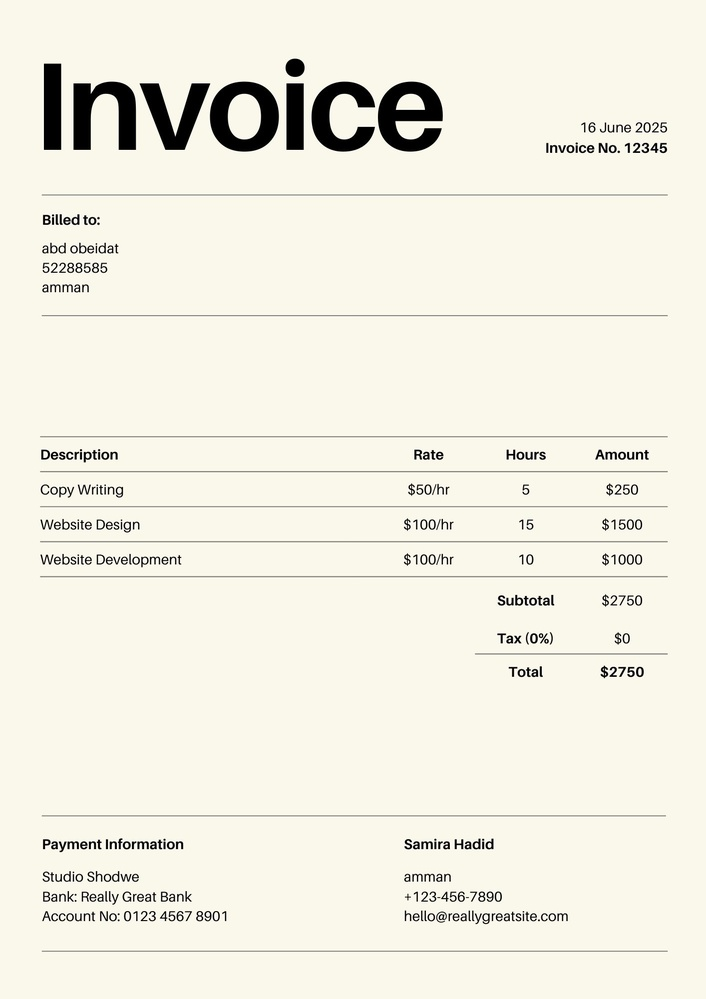
#> input picture invoices/sample.jpg, 706 x 999 px, shrunk from 1414 x 2000 before the run
$ python -i image_processing.py   (imports and definitions only)
#> lines starting #> are read from the running program, lines starting #| are printed output that depends on the picture

import cv2
import numpy as np
from PIL import Image

def preprocess_invoice_image(image_path: str) -> Image.Image:
    """
    يحسن صورة الفاتورة قبل OCR:
    - أبيض وأسود
    - إزالة الضوضاء
    - تحسين التباين
    """
#> called with image_path = '../invoices/sample.jpg'
    img = cv2.imread(image_path)
#> img is the input picture: shape (999, 706, 3); mean B, G, R 226.2, 238.6, 240.5
    gray = cv2.cvtColor(img, cv2.COLOR_BGR2GRAY)
    denoised = cv2.fastNlMeansDenoising(gray, h=30)
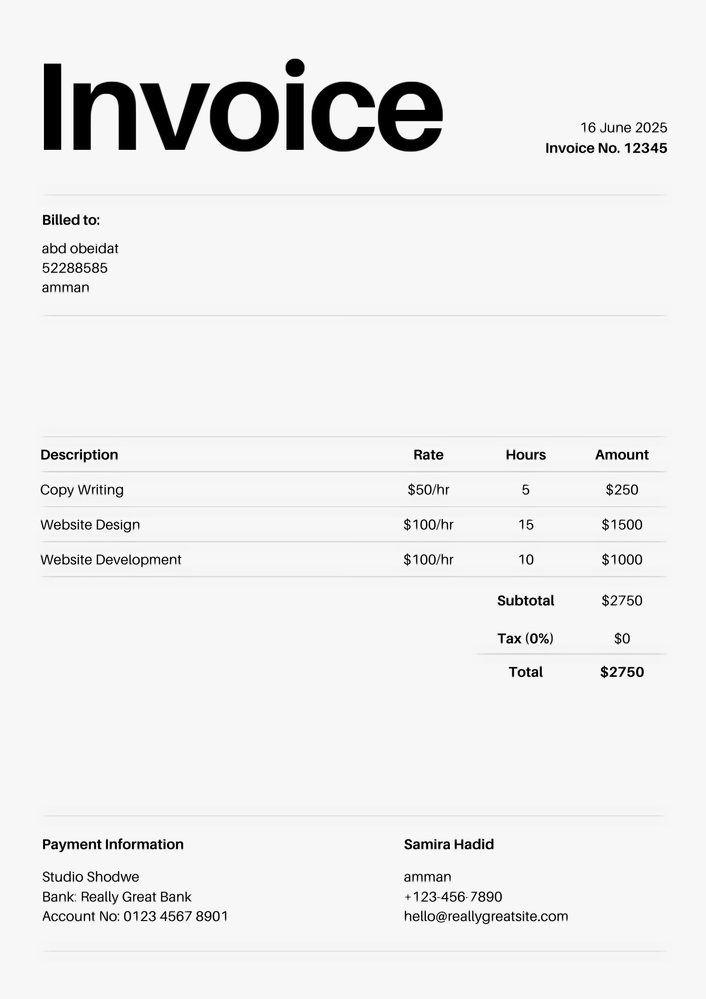
#> denoised: shape (999, 706); min 0, max 255, mean 238.1
    clahe = cv2.createCLAHE(clipLimit=2.0, tileGridSize=(8,8))
    enhanced = clahe.apply(denoised)
    pil_img = Image.fromarray(enhanced)
    return pil_img


>>> result = preprocess_invoice_image('../invoices/sample.jpg')
